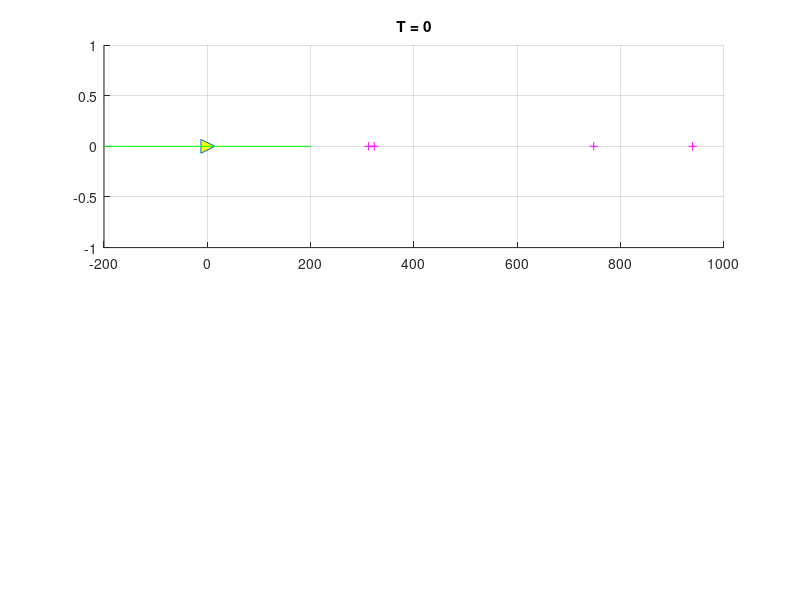

Here is the MATLAB script that generated this plot: (Note: this script raises an error after producing the figure.)
%Demostration of localization 1D Kalman 1 sensor
% 
% Input: Change n to add or reduce the number of sensor 
% 
%

% Author: Haoran Zhao, Master, Electrical engineering
% University of Houston
% email address: zhaohaorandl@gmail.com 
% 
% December 1992; Last revision: 22-Sep-2016

%------------- BEGIN CODE --------------
%%------------ main variable -----------
n = 4; % sensor position
boat_init = 0;
boat_current = 0;
v= 3; %m/s
dt= .1; 
dist = zeros(n,1);
distm = zeros(n,100);
index=ones(n,1);
mean_est = zeros(n,1);
cov_m = zeros(n,1);
j_last=1;
row = zeros(n,1);
x_m = zeros(n,1);
x_new=zeros(n,1);
cov_new=zeros(n,1);
% time = zeros(1,13001);
diff = zeros(n,13001);

%%------------ random sensor position -------
a = 0;
b = 1000;
x_est = a+(b-a).*rand(n,1);
y = zeros(n,1);
sensor_position=zeros(n,1);
for j=1:n
    sensor_position(j)=x_est(j)+randn(1,1)*30;
end

dr = 200;
dr_error=zeros(n,1);
%%------------ plot sensor pdf -----------
figure(1)
subplot(2,1,1)
hold on
hBpts = plot (boat_init,'>','markerfacecolor','y','markersize',10);
grid on
hRline = plot ([boat_init(1,1)-dr boat_init(1,1)+dr],[0 0],'g');
hTtitle = title(['T = ',num2str(0)]); 
hSpts = plot (sensor_position(:,1),y(:,1),'m+');
[hMspdf, hMspts]= initmpdf(n,mean_est,cov_m);
[hKalpdf,hKalpts]=initkalpdf(n,x_new,cov_new);
[hEstpdf,hEstpts]=initestpdf(n,x_est,ones(n,1).*30);
hold off
axis([0 1000 -0.02 0.05]);

%%------------ figure(2) ------------------
dif = abs(x_est - sensor_position);
[row,~]=find(dif==max(dif));
x_m = ceil(dif(row,1))+1;
diff(:,1)=dif;
subplot(2,1,2)
hold on
[hDfpts,hDfline]=initdfdist(n,0,diff);
hold off
axis([0 400 0 x_m]);
title ('Distance bwt x-kalman and sensor-position')

%%------------ measure and postion estimate--------------
for t = 0:dt:400
    boat_current = boat_current + v*dt;
    bt = t - floor(t);
    if t==0
    col =1;
    else
    col = t/0.1+1;
    end
    col=round(col);
    diff(:,col)=dif(:,1);
    
    if bt < 10^-3
    for j = 1:n
    dist(j) = errorm([sensor_position(j),0],[boat_current,0]);
    dr_error(j) = dr+randn(1,1)*2;
    end
    
    for k = 1:n       
        if dist(k)<dr_error(k);
            d=boat_current - x_est(k);
            if d<=0
            x_m(k) = boat_current + dist(k);
            else
            x_m(k) = boat_current - dist(k);
            end
            if index(k)==1
            [x_new(k),cov_new(k)]=kalmanfilter(x_est(k),30,x_m(k));
            index(k)=0;
            else
            [x_new(k),cov_new(k)]=kalmanfilter(x_est(k),cov_new(k),x_m(k));    
            end
            x_est(k)=x_new(k);
            cov_m(k,1) = 10; 
            dif(k) = abs(x_est(k)-sensor_position(k));
            diff(k,col)=dif(k);
        else
        x_m(k)=0;
        cov_m(k,1)=0;  
        end
    end
    end
   [hDfpts,hDfline]=upddfdist(n,t,diff,hDfpts,hDfline);
   [hMspdf,hMspts]=updmpdf(n,x_m,cov_m,hMspdf,hMspts); 
   [hKalpdf,hKalpts]=updkalpdf(n,x_new,cov_new,hKalpdf,hKalpts);
%    [hEstpdf,hEstpts]=updestpdf(n,mean_new,cov_new,hEstpdf,hEstpts);
    set(hRline,'xdata',[boat_current(1,1)-dr boat_current(1,1)+dr],'ydata',[0 0]);
    set(hBpts,'xdata',boat_current(:,1),'ydata',y(:,1));
    set(hTtitle,'String',['T = ', num2str(t)]);
    drawnow;
%     pause(0.1);
end
diff(:,13001)
%------------- END OF CODE --------------
